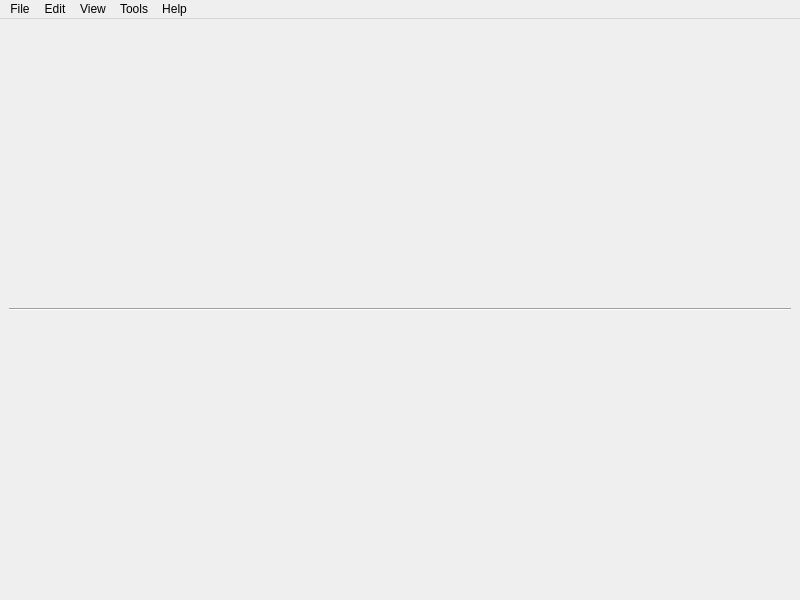
<?xml version="1.0" encoding="UTF-8"?>
<ui version="4.0">
 <class>MainWindow</class>
 <widget class="QMainWindow" name="MainWindow">
  <property name="geometry">
   <rect>
    <x>0</x>
    <y>0</y>
    <width>800</width>
    <height>600</height>
   </rect>
  </property>
  <property name="font">
   <font>
    <family>Inter</family>
    <pointsize>11</pointsize>
    <weight>50</weight>
    <italic>false</italic>
    <bold>false</bold>
   </font>
  </property>
  <property name="windowTitle">
   <string notr="true">MoPlusPlus Window</string>
  </property>
  <property name="autoFillBackground">
   <bool>true</bool>
  </property>
  <property name="styleSheet">
   <string notr="true">QMenu {
	padding: 20px;
}</string>
  </property>
  <widget class="QWidget" name="centralwidget">
   <layout class="QVBoxLayout" name="verticalLayout">
    <item>
     <layout class="QVBoxLayout" name="verticalLayout_2">
      <item>
       <widget class="Line" name="menubar_divider">
        <property name="orientation">
         <enum>Qt::Horizontal</enum>
        </property>
       </widget>
      </item>
      <item>
       <layout class="QHBoxLayout" name="horizontalLayout"/>
      </item>
     </layout>
    </item>
   </layout>
  </widget>
  <widget class="QMenuBar" name="menuBar">
   <property name="geometry">
    <rect>
     <x>0</x>
     <y>0</y>
     <width>800</width>
     <height>32</height>
    </rect>
   </property>
   <widget class="QMenu" name="menuFile">
    <property name="title">
     <string>File</string>
    </property>
    <addaction name="actionOpen_file_2"/>
    <addaction name="actionOpen_recent_files"/>
    <addaction name="actionRestore_last_session_2"/>
   </widget>
   <widget class="QMenu" name="menuEdit">
    <property name="title">
     <string>Edit</string>
    </property>
    <addaction name="actionUndo"/>
    <addaction name="actionRedo"/>
   </widget>
   <widget class="QMenu" name="menuView">
    <property name="title">
     <string>View</string>
    </property>
   </widget>
   <widget class="QMenu" name="menuHelp">
    <property name="title">
     <string>Tools</string>
    </property>
   </widget>
   <widget class="QMenu" name="menuHelp_2">
    <property name="title">
     <string>Help</string>
    </property>
   </widget>
   <addaction name="menuFile"/>
   <addaction name="menuEdit"/>
   <addaction name="menuView"/>
   <addaction name="menuHelp"/>
   <addaction name="menuHelp_2"/>
  </widget>
  <action name="actionOpen_file">
   <property name="text">
    <string>Open file</string>
   </property>
  </action>
  <action name="actionRecent_files">
   <property name="text">
    <string>Recent files</string>
   </property>
  </action>
  <action name="actionRestore_last_session">
   <property name="text">
    <string>Restore last session</string>
   </property>
  </action>
  <action name="actionOpen_file_2">
   <property name="text">
    <string>Open file...</string>
   </property>
  </action>
  <action name="actionOpen_recent_files">
   <property name="text">
    <string>Open recent files</string>
   </property>
  </action>
  <action name="actionRestore_last_session_2">
   <property name="text">
    <string>Restore last session</string>
   </property>
  </action>
  <action name="actionUndo">
   <property name="text">
    <string>Undo</string>
   </property>
  </action>
  <action name="actionRedo">
   <property name="text">
    <string>Redo</string>
   </property>
  </action>
 </widget>
 <resources/>
 <connections/>
</ui>
